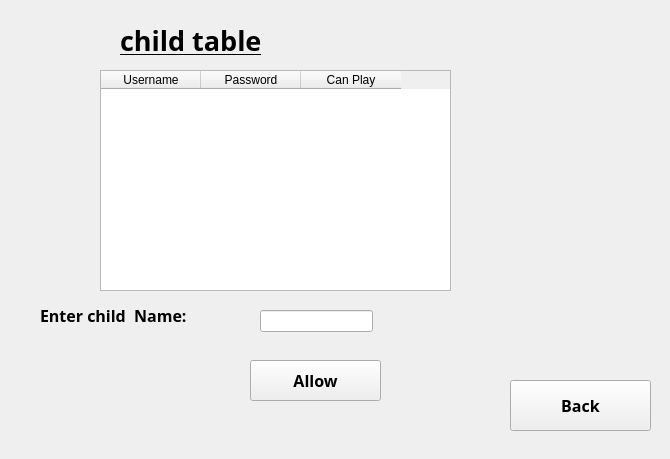
<?xml version="1.0" encoding="UTF-8"?>
<ui version="4.0">
 <class>AllowKidPlay</class>
 <widget class="QMainWindow" name="AllowKidPlay">
  <property name="geometry">
   <rect>
    <x>0</x>
    <y>0</y>
    <width>670</width>
    <height>459</height>
   </rect>
  </property>
  <property name="windowTitle">
   <string>MainWindow</string>
  </property>
  <widget class="QWidget" name="centralwidget">
   <widget class="QTableWidget" name="childTable">
    <property name="geometry">
     <rect>
      <x>100</x>
      <y>70</y>
      <width>351</width>
      <height>221</height>
     </rect>
    </property>
    <property name="cornerButtonEnabled">
     <bool>false</bool>
    </property>
    <column>
     <property name="text">
      <string>Username</string>
     </property>
    </column>
    <column>
     <property name="text">
      <string>Password</string>
     </property>
    </column>
    <column>
     <property name="text">
      <string>Can Play</string>
     </property>
    </column>
   </widget>
   <widget class="QLabel" name="parent_TABLE_LABEL">
    <property name="geometry">
     <rect>
      <x>120</x>
      <y>10</y>
      <width>241</width>
      <height>61</height>
     </rect>
    </property>
    <property name="font">
     <font>
      <family>Arial Black</family>
      <pointsize>20</pointsize>
      <weight>75</weight>
      <bold>true</bold>
     </font>
    </property>
    <property name="text">
     <string>&lt;html&gt;&lt;head/&gt;&lt;body&gt;&lt;p&gt;&lt;span style=&quot; text-decoration: underline;&quot;&gt;child table&lt;/span&gt;&lt;/p&gt;&lt;/body&gt;&lt;/html&gt;</string>
    </property>
   </widget>
   <widget class="QPushButton" name="allowButton">
    <property name="geometry">
     <rect>
      <x>250</x>
      <y>360</y>
      <width>131</width>
      <height>41</height>
     </rect>
    </property>
    <property name="font">
     <font>
      <family>Arial Black</family>
      <pointsize>12</pointsize>
      <weight>75</weight>
      <bold>true</bold>
     </font>
    </property>
    <property name="text">
     <string>Allow</string>
    </property>
   </widget>
   <widget class="QPushButton" name="backButton">
    <property name="geometry">
     <rect>
      <x>510</x>
      <y>380</y>
      <width>141</width>
      <height>51</height>
     </rect>
    </property>
    <property name="font">
     <font>
      <family>Arial Black</family>
      <pointsize>12</pointsize>
      <weight>75</weight>
      <bold>true</bold>
     </font>
    </property>
    <property name="text">
     <string>Back</string>
    </property>
   </widget>
   <widget class="QLineEdit" name="input_kid_name">
    <property name="geometry">
     <rect>
      <x>260</x>
      <y>310</y>
      <width>113</width>
      <height>22</height>
     </rect>
    </property>
   </widget>
   <widget class="QLabel" name="kid_NAME_LABEL">
    <property name="geometry">
     <rect>
      <x>40</x>
      <y>300</y>
      <width>231</width>
      <height>31</height>
     </rect>
    </property>
    <property name="font">
     <font>
      <family>Arial Black</family>
      <pointsize>12</pointsize>
      <weight>75</weight>
      <bold>true</bold>
     </font>
    </property>
    <property name="text">
     <string>Enter child  Name:</string>
    </property>
   </widget>
  </widget>
 </widget>
 <resources/>
 <connections/>
</ui>
